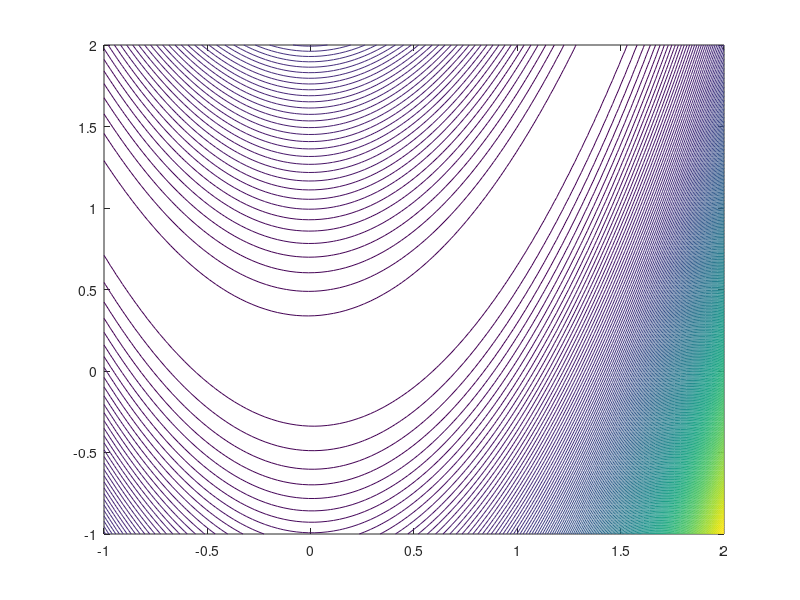

Here is the MATLAB script that generated this plot:
function [W, Entropy, NormGD, WW, Iter] = steepestDescent(E,W,param)
% Inputs:
%     E  - function that provides value and gradient
%     W  - starting guess
%  param - struct with parameters

if nargin==0
   E = @Rosenbrock;
   W = [4;2];
   param = struct('maxIter',10000,'maxStep',1,'stop',10^(-5));
   W = feval(mfilename,E,W,param);
   
   fprintf('numerical solution: W = [%1.4f, %1.4f]\n',W);
   
   [X,Y] = ndgrid(linspace(-1,2,101));
   Eval = reshape(E([X(:),Y(:)]'),size(X));
   figure; 
   contour(X,Y,Eval,200);
   return
end

mu        = param.maxStep; % max step size
maxIter   = param.maxIter; % max number of iterations
eps = param.stop; %%%stop criterion
gamma=1.6;

WW = zeros(size(W,1),maxIter+1);
Entropy = zeros(maxIter, 1);
NormGD = zeros(maxIter, 1);


for i=1:maxIter
    %  your code here
[EW,S]=E(W);
if E(W-mu*S)<EW 
    mu_new=gamma*mu;
    if E(W-mu_new*S)<EW
        mu=mu_new;
        W=W-mu*S;
        WW(:,i+1)=W;
    else
        mu=mu;
        W=W-mu*S;
        WW(:,i+1)=W;
    end
else
    while E(W-mu*S)>=EW
        mu=0.5*mu;
        if norm(mu*S)<eps
            break;
        end
    end  
    W=W-mu*S;
    WW(:,i+1)=W;
end

entropy = E(W);
Entropy(i) = entropy;
fprintf('Iter=%.0f\t\n', i);
fprintf('Entropy=%.10f\t\n', entropy);

end
Iter=i;

   

function [f,df,d2f] = Rosenbrock(x)
x = reshape(x,2,[]);
f = (1-x(1,:)).^2 + 100*(x(2,:) - (x(1,:)).^2).^2;

if nargout>1 && size(x,2)==1
    df = [2*(x(1)-1) - 400*x(1)*(x(2)-(x(1))^2); ...
        200*(x(2) - (x(1))^2)];
end

if nargout>2 && size(x,2)==1
    n= 2;
    d2f=zeros(n);
    d2f(1,1)=400*(3*x(1)^2-x(2))+2; d2f(1,2)=-400*x(1);
    for j=2:n-1
        d2f(j,j-1)=-400*x(j-1);
        d2f(j,j)=200+400*(3*x(j)^2-x(j+1))+2;
        d2f(j,j+1)=-400*x(j);
    end
    d2f(n,n-1)=-400*x(n-1); d2f(n,n)=200;
end
